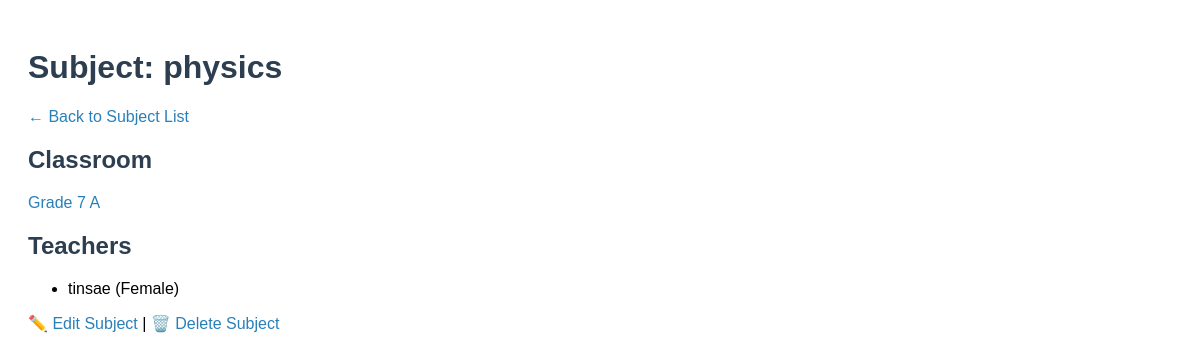
Before: /subjects/35/ with the older database file.
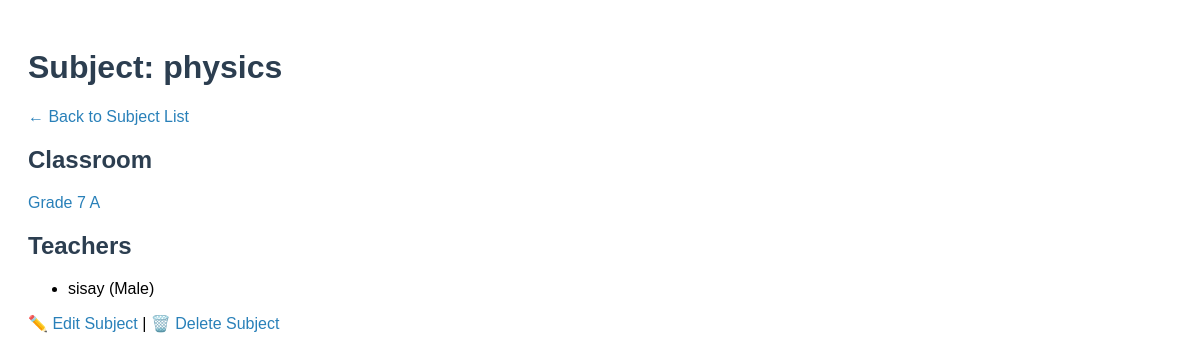
After: the same page with the newer database file.
### school/models.py (models this page shows, shortened)
class Teacher(models.Model):
    GENDER_CHOICES = [('Male', 'Male'), ('Female', 'Female'), ('Other', 'Other')]
    name = models.CharField(max_length=100)
    gender = models.CharField(max_length=10, choices=GENDER_CHOICES)
    subjects = models.ManyToManyField(Subject, related_name='teachers')
    contact = models.CharField(max_length=20, blank=True)

### school/views.py (the view)
# urls.py: path('subjects/<int:pk>/', views.subject_detail, name='subject_detail'),
def subject_detail(request, pk):
    subject = get_object_or_404(Subject, pk=pk)
    return render(request, 'school/subject_detail.html', {'subject': subject})

### school/templates/school/subject_detail.html (shortened to what this page needs)
<!DOCTYPE html>
<html>
<head>
</head>
<body>
    <h1>Subject: {{ subject.name }}</h1>
    <p>
        <a href="{% url 'subject_list' %}">← Back to Subject List</a>
    </p>
    <h2>Classroom</h2>
    <p>
        <a href="{% url 'classroom_detail' subject.classroom.pk %}">
            {{ subject.classroom.name }} {{ subject.classroom.section }}
        </a>
    </p>
    <h2>Teachers</h2>
    {% if subject.teachers.all %}
        <ul>
            {% for teacher in subject.teachers.all %}
                <li>{{ teacher.name }} ({{ teacher.gender }})</li>
            {% endfor %}
        </ul>
    {% else %}
        <p>No teachers assigned to this subject yet.</p>
    {% endif %}
    <p>
        <a href="{% url 'subject_update' subject.pk %}">✏️ Edit Subject</a> |
        <a href="{% url 'subject_delete' subject.pk %}">🗑️ Delete Subject</a>
    </p>
</body>
</html>

Changed rows visible on the page:
removed Teacher: name "tinsae", gender "Female"
added Teacher: name "sisay", gender "Male"
